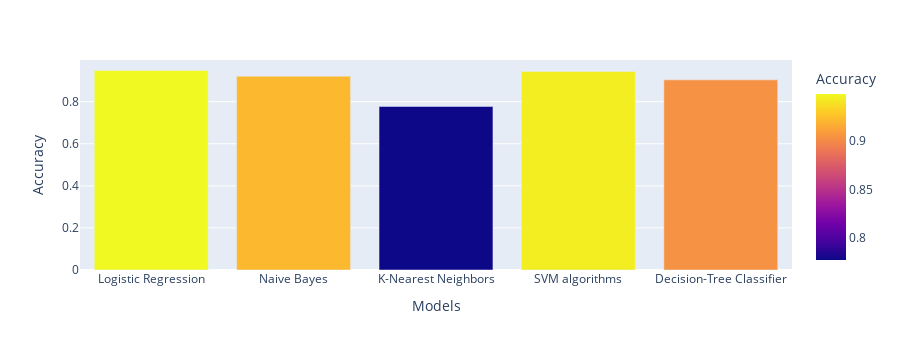

Notebook source saved alongside this figure:
### Markdown cell above
### 7)Evaluate and visualize results

### Code cell
import plotly.express as px
data = px.data.gapminder()

fig = px.bar(models_dataframe, x='Models', y='Accuracy',
             hover_data=['Accuracy'], color='Accuracy', height=350)
fig.show()

### Figure 1 — Plotly figure (JSON) as saved in the notebook; plotly's stock layout.template omitted (floating-point values rounded to 4 significant figures)
{"data": [{"alignmentgroup": "True", "hovertemplate": "Models=%{x}<br>Accuracy=%{marker.color}<extra></extra>", "legendgroup": "", "marker": {"color": [0.9485, 0.9215, 0.7775, 0.944, 0.904], "coloraxis": "coloraxis", "pattern": {"shape": ""}}, "name": "", "offsetgroup": "", "orientation": "v", "showlegend": false, "textposition": "auto", "type": "bar", "x": ["Logistic Regression", "Naive Bayes", "K-Nearest Neighbors", "SVM algorithms", "Decision-Tree Classifier"], "xaxis": "x", "y": [0.9485, 0.9215, 0.7775, 0.944, 0.904], "yaxis": "y"}], "layout": {"barmode": "relative", "coloraxis": {"colorbar": {"title": {"text": "Accuracy"}}, "colorscale": [[0, "#0d0887"], [0.1111, "#46039f"], [0.2222, "#7201a8"], [0.3333, "#9c179e"], [0.4444, "#bd3786"], [0.5556, "#d8576b"], [0.6667, "#ed7953"], [0.7778, "#fb9f3a"], [0.8889, "#fdca26"], [1, "#f0f921"]]}, "height": 350, "legend": {"tracegroupgap": 0}, "margin": {"t": 60}, "xaxis": {"anchor": "y", "domain": [0, 1], "title": {"text": "Models"}}, "yaxis": {"anchor": "x", "domain": [0, 1], "title": {"text": "Accuracy"}}}}
